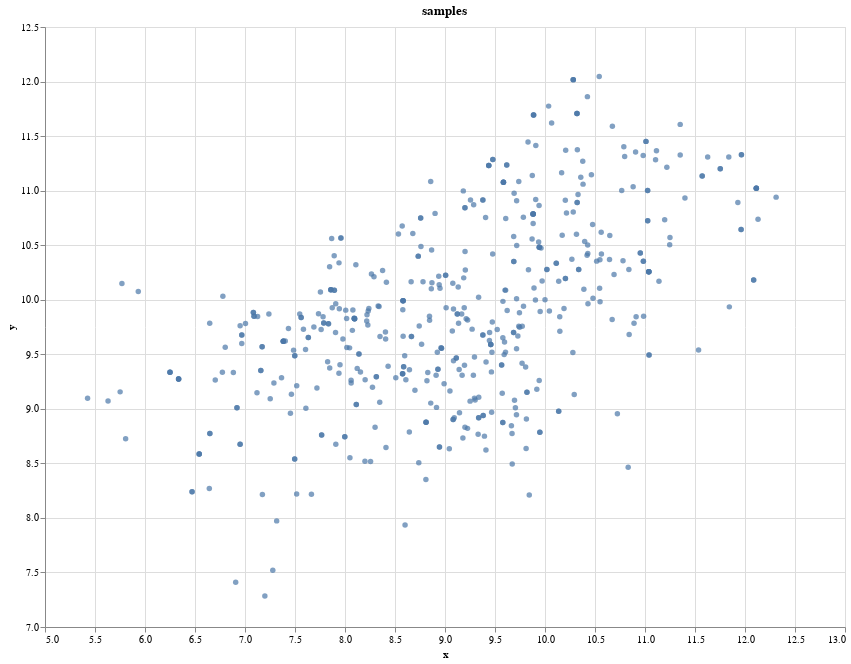

The code cell stored with this chart in its notebook:
### Markdown cell above
We can also check this also visually by plotting the samples:

### Code cell
val dataFrame = DataFrame(Seq(
    DataFrame.Column.ofContinuous(samples.map(sample => sample(0)), "x"), 
    DataFrame.Column.ofContinuous(samples.map(sample => sample(1)), "y")
    )
)

dataFrame.plot.scatterPlot("x", "y", "samples").show()

### Figure 1 — Vega specification as saved in the notebook (floating-point values rounded to 4 significant figures; data arrays with more than 128 entries replaced by an {"elided": "..."} marker saying what was removed)
{"$schema": "https://vega.github.io/schema/vega-lite/v5.json", "data": {"values": {"elided": "500 records"}}, "description": ".", "encoding": {"x": {"field": "x", "scale": {"zero": false}, "type": "quantitative"}, "y": {"field": "y", "scale": {"zero": false}, "type": "quantitative"}}, "height": 600, "mark": "circle", "title": "samples", "width": 800}
